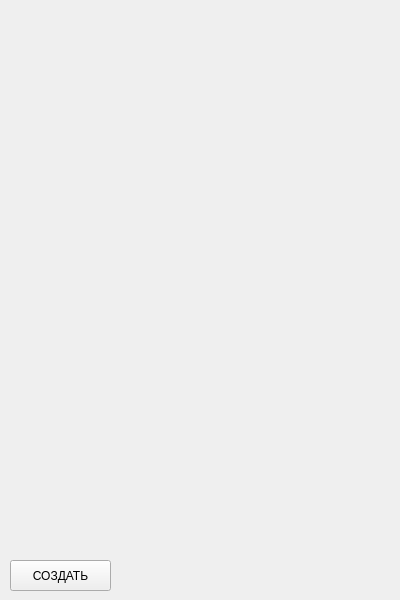
<?xml version="1.0" encoding="UTF-8"?>
<ui version="4.0">
 <class>MainWindow</class>
 <widget class="QMainWindow" name="MainWindow">
  <property name="geometry">
   <rect>
    <x>0</x>
    <y>0</y>
    <width>400</width>
    <height>600</height>
   </rect>
  </property>
  <property name="windowTitle">
   <string>MainWindow</string>
  </property>
  <widget class="QWidget" name="centralwidget">
   <widget class="QPushButton" name="btn_create_circle">
    <property name="geometry">
     <rect>
      <x>10</x>
      <y>560</y>
      <width>101</width>
      <height>31</height>
     </rect>
    </property>
    <property name="text">
     <string>СОЗДАТЬ</string>
    </property>
   </widget>
  </widget>
 </widget>
 <resources/>
 <connections/>
</ui>
